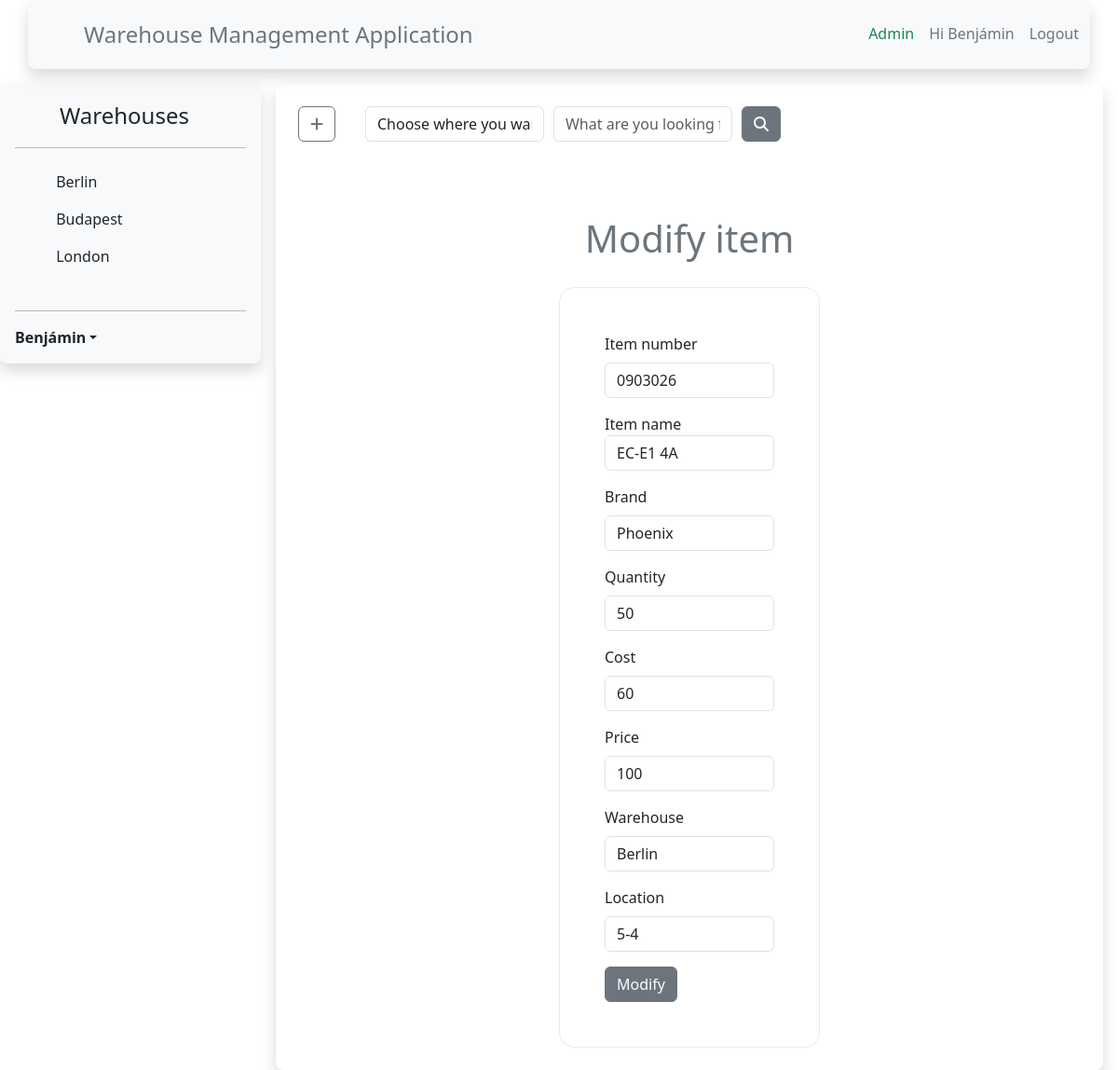
The app's page /index.php?action=modify.php&modifyid=8 (signed in) with its own data.
### tables this page shows
CREATE TABLE `items` (
  `id` int(10) NOT NULL,
  `number` varchar(255) NOT NULL,
  `name` varchar(255) NOT NULL,
  `maker` int(9) NOT NULL,
  `quantity` int(6) NOT NULL,
  `cost` int(7) NOT NULL,
  `price` int(7) NOT NULL,
  `warehouse` int(10) NOT NULL,
  `location` varchar(10) NOT NULL
);

### modules/modify.php (the view, shortened to what this page needs)
<?php
if(isset($_SESSION["user"]))
{
	$statement=$kapcsolat->prepare("select * from items where id=?");
	$statement->bind_param("d", $_GET["modifyid"]);
	if($statement->execute())
	{
		$valasz=$statement->get_result();
		$sor=mysqli_fetch_array($valasz);
	}
?>
	<div class="text-center mt-5 p-3 text-secondary">
		<h1>Modify item</h1>
	</div>
	<div class="container mt-1">
		<div class="row">
			<div class="col-4 mx-auto p-5 border border-light-subtle rounded-4">
				<form action="modules/modified_item_save.php" method="POST">
					<div class="mb-3">
						<label for="modify_number" class="form-label">Item number</label>
						<input type="text" name="modify_number" class="form-control shadow-none" id="modify_number" value="<?php echo($sor["number"]); ?>">
					</div>
					<div class="mb-3">
						<label for="modify_name" class="form_label">Item name</label>
						<input type="text" name="modify_name" class="form-control shadow-none" id="modify_name" value="<?php echo($sor["name"]); ?>">
					</div>
					<div class="mb-3">
						<div class="input-group-prepend">
							<label for="modify_maker" class="form-label">Brand</label>
						</div>
						<select class="form-control shadow-none" name="modify_maker" id="modify_maker">
							<?php
								$options=$kapcsolat->query("select * from makers order by name");
								while($option_rows=mysqli_fetch_array($options))
								{
									if($sor["maker"] == $option_rows["id"])
									{
										echo("<option value='".$option_rows["id"]."' selected>".$option_rows["name"]."</option>");
									}
									else
									{
										echo("<option value='".$option_rows["id"]."'>".$option_rows["name"]."</option>");
									}
								}
							?>
						</select>
					</div>
					<div class="mb-3">
						<label for="modify_quantity" class="form-label">Quantity</label>
						<input type="number" name="modify_quantity" class="form-control shadow-none" id="modify_quantity" value="<?php echo($sor["quantity"]); ?>">
					</div>
					<div class="mb-3">
						<label for="modify_cost" class="form-label">Cost</label>
						<input type="number" name="modify_cost" class="form-control shadow-none" id="modify_cost" value="<?php echo($sor["cost"]); ?>">
					</div>
					<div class="mb-3">
						<label for="modify_price" class="form-label">Price</label>
						<input type="number" name="modify_price" class="form-control shadow-none" id="modify_price" value="<?php echo($sor["price"]); ?>">
					</div>
					<div class="mb-3">
						<div class="input-group-prepend">
							<label for="modify_warehouse" class="form-label">Warehouse</label>
						</div>
						<select class="form-control shadow-none" name="modify_warehouse" id="modify_warehouse">
							<?php
								$options=$kapcsolat->query("select * from warehouses order by name");
								while($option_rows=mysqli_fetch_array($options))
								{
									if($sor["warehouse"] == $option_rows["id"])
									{
										echo("<option value='".$option_rows["id"]."' selected>".$option_rows["name"]."</option>");
									}
									else
									{
										echo("<option value='".$option_rows["id"]."'>".$option_rows["name"]."</option>");
									}
								}
							?>
						</select>
					</div>
					<div class="mb-3">
						<label for="modify_location" class="form-label">Location</label>
						<input type="text" name="modify_location" class="form-control shadow-none" id="modify_location" placeholder="cabinet number-shelf number" value="<?php echo($sor["location"]); ?>">
					</div>
					<button type="submit" class="btn btn-secondary">Modify</button>
				</form>
			</div>
		</div>
	</div>
<?php
}
?>

### records on screen
items: modify_number "0903026", modify_name "EC-E1 4A", modify_quantity "50", modify_cost "60", modify_price "100", modify_location "5-4"

### other values on screen
$_SESSION["user"]["nickname"] "Benjámin Benjámin"
$warehouses_array[0] "Berlin"
$warehouses_array[1] "Budapest"
$warehouses_array[2] "London"
form field modify_maker "Phoenix"
form field modify_warehouse "Berlin"
